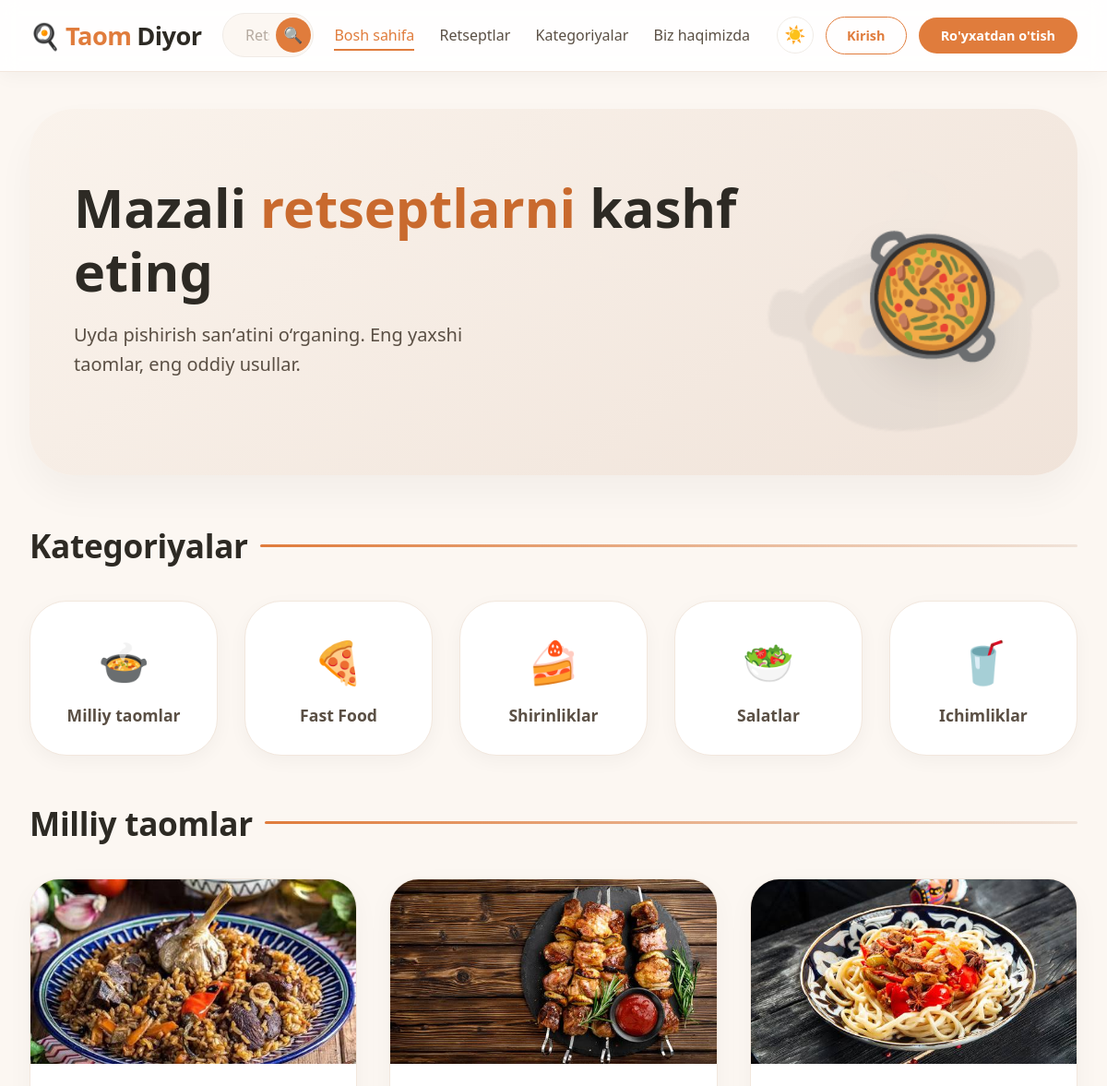
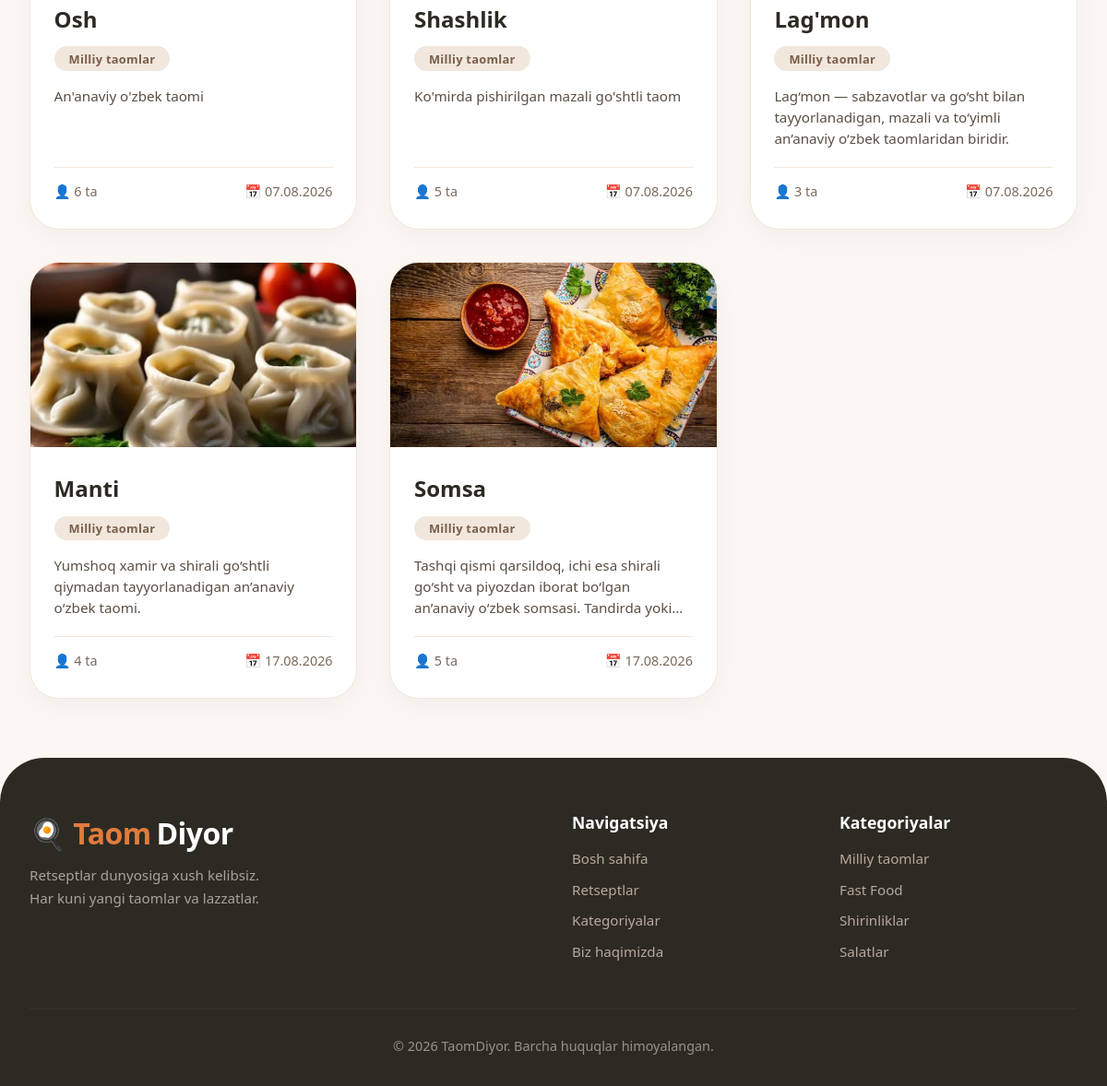
Screenshot of /category/Milliy taomlar/ with the database file from the repository (2 pictures, top to bottom).
### main/models.py (models this page shows, shortened)
class Recipe(models.Model):
    name = models.CharField(max_length=200)
    description = models.TextField()
    ingredients = models.TextField()
    category = models.CharField(max_length=100)
    servings = models.PositiveIntegerField(
        help_text="Necha kishiga"
    )
    image = models.ImageField(
        upload_to='recipes/',
        blank=True,
        null=True
    )
    created_at = models.DateTimeField(auto_now_add=True)

### main/views.py (the view)
# urls.py: path('category/<str:category_name>/', views.category, name='category'),
def category(request, category_name):
    recipes = Recipe.objects.filter(category=category_name)
    context = {
        'recipes': recipes,
        'category_name': category_name
    }
    return render(request, 'main/home.html', context)

### main/templates/main/home.html (shortened to what this page needs)
{% extends 'main/base.html' %}
{% block nav_home %}active{% endblock %}
{% block content %}
    <main class="container">
        {% if not is_search %}
        <section class="hero">
            <div class="hero-content">
                <h1>Mazali <span>retseptlarni</span> kashf eting</h1>
                <p>Uyda pishirish sanʼatini o‘rganing. Eng yaxshi taomlar, eng oddiy usullar.</p>
            </div>
            <div class="hero-visual">
                <span>🥘</span>
            </div>
        </section>
        <div id="categories">
            <h2 class="section-title">Kategoriyalar</h2>
            <div class="category-grid">
                <a href="{% url 'category' 'Milliy taomlar' %}#recipes" class="category-item">
                    <span class="category-emoji">🍲</span>
                    Milliy taomlar
                </a>
                <a href="{% url 'category' 'Fast Food' %}#recipes" class="category-item">
                    <span class="category-emoji">🍕</span>
                    Fast Food
                </a>
                <a href="{% url 'category' 'Shirinliklar' %}#recipes" class="category-item">
                    <span class="category-emoji">🍰</span>
                    Shirinliklar
                </a>
                <a href="{% url 'category' 'Salatlar' %}#recipes" class="category-item">
                    <span class="category-emoji">🥗</span>
                    Salatlar
                </a>
                <a href="{% url 'category' 'Ichimliklar' %}#recipes" class="category-item">
                    <span class="category-emoji">🥤</span>
                    Ichimliklar
                </a>
            </div>
        </div>
        {% endif %}
        <div id="recipes">
            <h2 class="section-title">
                {% if is_search %}
                    "{{ search_query }}" bo‘yicha natijalar
                    <a href="{% url 'home' %}" class="clear-search">✕ Tozalash</a>
                {% elif category_name %}
                    {{ category_name }}
                {% else %}
                    Eng so‘nggi retseptlar
                {% endif %}
            </h2>
            <div class="recipes-grid">
                {% if recipes %}
                    {% for recipe in recipes %}
                        <a href="{% url 'recipe_detail' recipe.id %}" class="recipe-card-link">
                            <div class="recipe-card">
                                <div class="recipe-image">
                                    {% if recipe.image %}
                                        <img src="{{ recipe.image.url }}" alt="{{ recipe.name }}">
                                    {% else %}
                                        <div class="placeholder">🍽️</div>
                                    {% endif %}
                                </div>
                                <div class="recipe-body">
                                    <h3 class="recipe-name">{{ recipe.name }}</h3>
                                    <span class="recipe-category">{{ recipe.category }}</span>
                                    <p class="recipe-description">{{ recipe.description|truncatewords:18 }}</p>
                                    <div class="recipe-meta">
                                        <span>👤 {{ recipe.servings }} ta</span>
                                        <span>📅 {{ recipe.created_at|date:"d.m.Y" }}</span>
                                    </div>
                                </div>
                            </div>
                        </a>
                    {% endfor %}
                {% else %}
                    <div class="empty-message">
                        <span>🧑‍🍳</span>
                        Hozircha retseptlar mavjud emas
                    </div>
                {% endif %}
            </div>
        </div>
    </main>
{% endblock %}

### rows the page displays
Recipe: image (picture), name "Osh", category "Milliy taomlar", description "An'anaviy o'zbek taomi", servings "6", created_at "07.08.2026"
Recipe: image (picture), name "Shashlik", category "Milliy taomlar", description "Ko'mirda pishirilgan mazali go'shtli taom", servings "5", created_at "07.08.2026"
Recipe: image (picture), name "Lag'mon", category "Milliy taomlar", description "Lag‘mon — sabzavotlar va go‘sht bilan tayyorlanadigan, mazali va to‘yimli an’anaviy o‘zbek taomlaridan biridir.", servings "3", created_at "07.08.2026"
Recipe: image (picture), name "Manti", category "Milliy taomlar", description "Yumshoq xamir va shirali go‘shtli qiymadan tayyorlanadigan an’anaviy o‘zbek taomi.", servings "4", created_at "17.08.2026"
Recipe: image (picture), name "Somsa", category "Milliy taomlar", description "Tashqi qismi qarsildoq, ichi esa shirali go‘sht va piyozdan iborat bo‘lgan an’anaviy o‘zbek somsasi. Tandirda…", servings "5", created_at "17.08.2026"

### other values shown
{{ category_name }} "Milliy taomlar"
